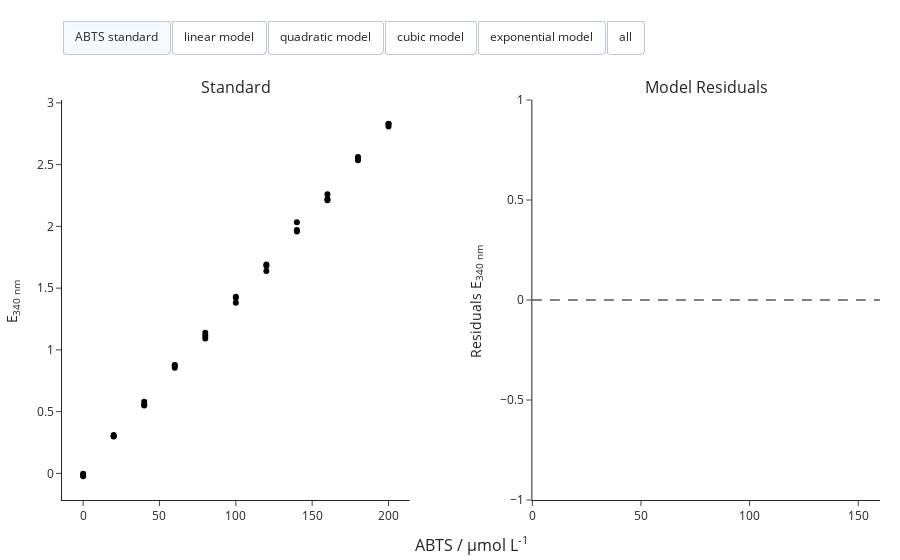

Source (notebook cell):
### Markdown cell above
## Model visualization

Models can be visualized, displaying the measured samples used for fitting of thee model, as well as the fitted model. Additionally, the residuals of the model are visualized.

### Code cell
# Visualize the models
calibrator.visualize()

### Figure 1 — Plotly figure (JSON) as saved in the notebook; plotly's stock layout.template omitted (floating-point values rounded to 4 significant figures; data arrays with more than 128 entries replaced by an {"elided": "..."} marker saying what was removed)
{"data": [{"customdata": ["ABTS standard"], "hovertemplate": "Signal: %{y:.2f}", "marker": {"color": "#000000"}, "mode": "markers", "name": "sample0", "showlegend": false, "type": "scatter", "visible": true, "x": [0], "xaxis": "x", "y": [-0.02302], "yaxis": "y"}, {"customdata": ["ABTS standard"], "hovertemplate": "Signal: %{y:.2f}", "marker": {"color": "#000000"}, "mode": "markers", "name": "sample1", "showlegend": false, "type": "scatter", "visible": true, "x": [0], "xaxis": "x", "y": [-0.01573], "yaxis": "y"}, {"customdata": ["ABTS standard"], "hovertemplate": "Signal: %{y:.2f}", "marker": {"color": "#000000"}, "mode": "markers", "name": "sample2", "showlegend": false, "type": "scatter", "visible": true, "x": [0], "xaxis": "x", "y": [-0.003649], "yaxis": "y"}, {"customdata": ["ABTS standard"], "hovertemplate": "Signal: %{y:.2f}", "marker": {"color": "#000000"}, "mode": "markers", "name": "sample3", "showlegend": false, "type": "scatter", "visible": true, "x": [20], "xaxis": "x", "y": [0.3012], "yaxis": "y"}, {"customdata": ["ABTS standard"], "hovertemplate": "Signal: %{y:.2f}", "marker": {"color": "#000000"}, "mode": "markers", "name": "sample4", "showlegend": false, "type": "scatter", "visible": true, "x": [20], "xaxis": "x", "y": [0.2984], "yaxis": "y"}, {"customdata": ["ABTS standard"], "hovertemplate": "Signal: %{y:.2f}", "marker": {"color": "#000000"}, "mode": "markers", "name": "sample5", "showlegend": false, "type": "scatter", "visible": true, "x": [20], "xaxis": "x", "y": [0.3117], "yaxis": "y"}, {"customdata": ["ABTS standard"], "hovertemplate": "Signal: %{y:.2f}", "marker": {"color": "#000000"}, "mode": "markers", "name": "sample6", "showlegend": false, "type": "scatter", "visible": true, "x": [40], "xaxis": "x", "y": [0.5553], "yaxis": "y"}, {"customdata": ["ABTS standard"], "hovertemplate": "Signal: %{y:.2f}", "marker": {"color": "#000000"}, "mode": "markers", "name": "sample7", "showlegend": false, "type": "scatter", "visible": true, "x": [40], "xaxis": "x", "y": [0.5491], "yaxis": "y"}, {"customdata": ["ABTS standard"], "hovertemplate": "Signal: %{y:.2f}", "marker": {"color": "#000000"}, "mode": "markers", "name": "sample8", "showlegend": false, "type": "scatter", "visible": true, "x": [40], "xaxis": "x", "y": [0.5794], "yaxis": "y"}, {"customdata": ["ABTS standard"], "hovertemplate": "Signal: %{y:.2f}", "marker": {"color": "#000000"}, "mode": "markers", "name": "sample9", "showlegend": false, "type": "scatter", "visible": true, "x": [60], "xaxis": "x", "y": [0.8767], "yaxis": "y"}, {"customdata": ["ABTS standard"], "hovertemplate": "Signal: %{y:.2f}", "marker": {"color": "#000000"}, "mode": "markers", "name": "sample10", "showlegend": false, "type": "scatter", "visible": true, "x": [60], "xaxis": "x", "y": [0.8547], "yaxis": "y"}, {"customdata": ["ABTS standard"], "hovertemplate": "Signal: %{y:.2f}", "marker": {"color": "#000000"}, "mode": "markers", "name": "sample11", "showlegend": false, "type": "scatter", "visible": true, "x": [60], "xaxis": "x", "y": [0.8758], "yaxis": "y"}, {"customdata": ["ABTS standard"], "hovertemplate": "Signal: %{y:.2f}", "marker": {"color": "#000000"}, "mode": "markers", "name": "sample12", "showlegend": false, "type": "scatter", "visible": true, "x": [80], "xaxis": "x", "y": [1.092], "yaxis": "y"}, {"customdata": ["ABTS standard"], "hovertemplate": "Signal: %{y:.2f}", "marker": {"color": "#000000"}, "mode": "markers", "name": "sample13", "showlegend": false, "type": "scatter", "visible": true, "x": [80], "xaxis": "x", "y": [1.114], "yaxis": "y"}, {"customdata": ["ABTS standard"], "hovertemplate": "Signal: %{y:.2f}", "marker": {"color": "#000000"}, "mode": "markers", "name": "sample14", "showlegend": false, "type": "scatter", "visible": true, "x": [80], "xaxis": "x", "y": [1.138], "yaxis": "y"}, {"customdata": ["ABTS standard"], "hovertemplate": "Signal: %{y:.2f}", "marker": {"color": "#000000"}, "mode": "markers", "name": "sample15", "showlegend": false, "type": "scatter", "visible": true, "x": [100], "xaxis": "x", "y": [1.422], "yaxis": "y"}, {"customdata": ["ABTS standard"], "hovertemplate": "Signal: %{y:.2f}", "marker": {"color": "#000000"}, "mode": "markers", "name": "sample16", "showlegend": false, "type": "scatter", "visible": true, "x": [100], "xaxis": "x", "y": [1.382], "yaxis": "y"}, {"customdata": ["ABTS standard"], "hovertemplate": "Signal: %{y:.2f}", "marker": {"color": "#000000"}, "mode": "markers", "name": "sample17", "showlegend": false, "type": "scatter", "visible": true, "x": [100], "xaxis": "x", "y": [1.43], "yaxis": "y"}, {"customdata": ["ABTS standard"], "hovertemplate": "Signal: %{y:.2f}", "marker": {"color": "#000000"}, "mode": "markers", "name": "sample18", "showlegend": false, "type": "scatter", "visible": true, "x": [120], "xaxis": "x", "y": [1.691], "yaxis": "y"}, {"customdata": ["ABTS standard"], "hovertemplate": "Signal: %{y:.2f}", "marker": {"color": "#000000"}, "mode": "markers", "name": "sample19", "showlegend": false, "type": "scatter", "visible": true, "x": [120], "xaxis": "x", "y": [1.638], "yaxis": "y"}, {"customdata": ["ABTS standard"], "hovertemplate": "Signal: %{y:.2f}", "marker": {"color": "#000000"}, "mode": "markers", "name": "sample20", "showlegend": false, "type": "scatter", "visible": true, "x": [120], "xaxis": "x", "y": [1.68], "yaxis": "y"}, {"customdata": ["ABTS standard"], "hovertemplate": "Signal: %{y:.2f}", "marker": {"color": "#000000"}, "mode": "markers", "name": "sample21", "showlegend": false, "type": "scatter", "visible": true, "x": [140], "xaxis": "x", "y": [2.034], "yaxis": "y"}, {"customdata": ["ABTS standard"], "hovertemplate": "Signal: %{y:.2f}", "marker": {"color": "#000000"}, "mode": "markers", "name": "sample22", "showlegend": false, "type": "scatter", "visible": true, "x": [140], "xaxis": "x", "y": [1.971], "yaxis": "y"}, {"customdata": ["ABTS standard"], "hovertemplate": "Signal: %{y:.2f}", "marker": {"color": "#000000"}, "mode": "markers", "name": "sample23", "showlegend": false, "type": "scatter", "visible": true, "x": [140], "xaxis": "x", "y": [1.959], "yaxis": "y"}, {"customdata": ["ABTS standard"], "hovertemplate": "Signal: %{y:.2f}", "marker": {"color": "#000000"}, "mode": "markers", "name": "sample24", "showlegend": false, "type": "scatter", "visible": true, "x": [160], "xaxis": "x", "y": [2.261], "yaxis": "y"}, {"customdata": ["ABTS standard"], "hovertemplate": "Signal: %{y:.2f}", "marker": {"color": "#000000"}, "mode": "markers", "name": "sample25", "showlegend": false, "type": "scatter", "visible": true, "x": [160], "xaxis": "x", "y": [2.212], "yaxis": "y"}, {"customdata": ["ABTS standard"], "hovertemplate": "Signal: %{y:.2f}", "marker": {"color": "#000000"}, "mode": "markers", "name": "sample26", "showlegend": false, "type": "scatter", "visible": true, "x": [160], "xaxis": "x", "y": [2.222], "yaxis": "y"}, {"customdata": ["ABTS standard"], "hovertemplate": "Signal: %{y:.2f}", "marker": {"color": "#000000"}, "mode": "markers", "name": "sample27", "showlegend": false, "type": "scatter", "visible": true, "x": [180], "xaxis": "x", "y": [2.562], "yaxis": "y"}, {"customdata": ["ABTS standard"], "hovertemplate": "Signal: %{y:.2f}", "marker": {"color": "#000000"}, "mode": "markers", "name": "sample28", "showlegend": false, "type": "scatter", "visible": true, "x": [180], "xaxis": "x", "y": [2.55], "yaxis": "y"}, {"customdata": ["ABTS standard"], "hovertemplate": "Signal: %{y:.2f}", "marker": {"color": "#000000"}, "mode": "markers", "name": "sample29", "showlegend": false, "type": "scatter", "visible": true, "x": [180], "xaxis": "x", "y": [2.535], "yaxis": "y"}, {"customdata": ["ABTS standard"], "hovertemplate": "Signal: %{y:.2f}", "marker": {"color": "#000000"}, "mode": "markers", "name": "sample30", "showlegend": false, "type": "scatter", "visible": true, "x": [200], "xaxis": "x", "y": [2.831], "yaxis": "y"}, {"customdata": ["ABTS standard"], "hovertemplate": "Signal: %{y:.2f}", "marker": {"color": "#000000"}, "mode": "markers", "name": "sample31", "showlegend": false, "type": "scatter", "visible": true, "x": [200], "xaxis": "x", "y": [2.829], "yaxis": "y"}, {"customdata": ["ABTS standard"], "hovertemplate": "Signal: %{y:.2f}", "marker": {"color": "#000000"}, "mode": "markers", "name": "sample32", "showlegend": false, "type": "scatter", "visible": true, "x": [200], "xaxis": "x", "y": [2.808], "yaxis": "y"}, {"customdata": ["linear model"], "hovertemplate": "Signal: %{y:.2f}", "marker": {"color": "#636EFA"}, "mode": "lines", "name": "linear model", "type": "scatter", "visible": false, "x": {"elided": "135 float values"}, "xaxis": "x", "y": {"elided": "135 float values"}, "yaxis": "y"}, {"customdata": ["linear model"], "hoverinfo": "skip", "hovertemplate": "Signal: %{y:.2f}", "marker": {"color": "#636EFA"}, "mode": "markers", "name": "Residuals", "type": "scatter", "visible": false, "x": [0, 0, 0, 20, 20, 20, 40, 40, 40, 60, 60, 60, 80, 80, 80, 100, 100, 100, 120, 120, 120, 140, 140, 140, 160, 160, 160], "xaxis": "x2", "y": [-0.02302, -0.01573, -0.003649, 0.02018, 0.01735, 0.03067, -0.006805, -0.01301, 0.01729, 0.03354, 0.01149, 0.03259, -0.03268, -0.01021, 0.01362, 0.01634, -0.02309, 0.0251, 0.004476, -0.04819, -0.006391, 0.0665, 0.003295, -0.00846, 0.01248, -0.03623, -0.02618], "yaxis": "y2"}, {"customdata": ["linear model"], "hovertemplate": "Signal: %{y:.2f}", "line": {"color": "grey", "dash": "dash", "width": 2}, "showlegend": false, "type": "scatter", "visible": true, "x": [0, 0, 0, 20, 20, 20, 40, 40, 40, 60, 60, 60, 80, 80, 80, 100, 100, 100, 120, 120, 120, 140, 140, 140, 160, 160, 160], "xaxis": "x2", "y": [0, 0, 0, 0, 0, 0, 0, 0, 0, 0, 0, 0, 0, 0, 0, 0, 0, 0, 0, 0, 0, 0, 0, 0, 0, 0, 0], "yaxis": "y2"}, {"customdata": ["quadratic model"], "hovertemplate": "Signal: %{y:.2f}", "marker": {"color": "#EF553B"}, "mode": "lines", "name": "quadratic model", "type": "scatter", "visible": false, "x": {"elided": "135 float values"}, "xaxis": "x", "y": {"elided": "135 float values"}, "yaxis": "y"}, {"customdata": ["quadratic model"], "hoverinfo": "skip", "hovertemplate": "Signal: %{y:.2f}", "marker": {"color": "#EF553B"}, "mode": "markers", "name": "Residuals", "type": "scatter", "visible": false, "x": [0, 0, 0, 20, 20, 20, 40, 40, 40, 60, 60, 60, 80, 80, 80, 100, 100, 100, 120, 120, 120, 140, 140, 140, 160, 160, 160], "xaxis": "x2", "y": [-0.02302, -0.01573, -0.003649, 0.01605, 0.01322, 0.02654, -0.01352, -0.01972, 0.01057, 0.02578, 0.003734, 0.02483, -0.03994, -0.01747, 0.006361, 0.01112, -0.02831, 0.01988, 0.002842, -0.04983, -0.008025, 0.07, 0.006789, -0.004965, 0.02265, -0.02607, -0.01601], "yaxis": "y2"}, {"customdata": ["quadratic model"], "hovertemplate": "Signal: %{y:.2f}", "line": {"color": "grey", "dash": "dash", "width": 2}, "showlegend": false, "type": "scatter", "visible": true, "x": [0, 0, 0, 20, 20, 20, 40, 40, 40, 60, 60, 60, 80, 80, 80, 100, 100, 100, 120, 120, 120, 140, 140, 140, 160, 160, 160], "xaxis": "x2", "y": [0, 0, 0, 0, 0, 0, 0, 0, 0, 0, 0, 0, 0, 0, 0, 0, 0, 0, 0, 0, 0, 0, 0, 0, 0, 0, 0], "yaxis": "y2"}, {"customdata": ["cubic model"], "hovertemplate": "Signal: %{y:.2f}", "marker": {"color": "#00CC96"}, "mode": "lines", "name": "cubic model", "type": "scatter", "visible": false, "x": {"elided": "135 float values"}, "xaxis": "x", "y": {"elided": "135 float values"}, "yaxis": "y"}, {"customdata": ["cubic model"], "hoverinfo": "skip", "hovertemplate": "Signal: %{y:.2f}", "marker": {"color": "#00CC96"}, "mode": "markers", "name": "Residuals", "type": "scatter", "visible": false, "x": [0, 0, 0, 20, 20, 20, 40, 40, 40, 60, 60, 60, 80, 80, 80, 100, 100, 100, 120, 120, 120, 140, 140, 140, 160, 160, 160], "xaxis": "x2", "y": [-0.02302, -0.01573, -0.003649, 0.01209, 0.009264, 0.02258, -0.01784, -0.02404, 0.006255, 0.02339, 0.00134, 0.02244, -0.03944, -0.01696, 0.006866, 0.01419, -0.02524, 0.02294, 0.006824, -0.04585, -0.004043, 0.07193, 0.008726, -0.003028, 0.01827, -0.03044, -0.02039], "yaxis": "y2"}, {"customdata": ["cubic model"], "hovertemplate": "Signal: %{y:.2f}", "line": {"color": "grey", "dash": "dash", "width": 2}, "showlegend": false, "type": "scatter", "visible": true, "x": [0, 0, 0, 20, 20, 20, 40, 40, 40, 60, 60, 60, 80, 80, 80, 100, 100, 100, 120, 120, 120, 140, 140, 140, 160, 160, 160], "xaxis": "x2", "y": [0, 0, 0, 0, 0, 0, 0, 0, 0, 0, 0, 0, 0, 0, 0, 0, 0, 0, 0, 0, 0, 0, 0, 0, 0, 0, 0], "yaxis": "y2"}, {"customdata": ["exponential model"], "hovertemplate": "Signal: %{y:.2f}", "marker": {"color": "#AB63FA"}, "mode": "lines", "name": "exponential model", "type": "scatter", "visible": false, "x": {"elided": "135 float values"}, "xaxis": "x", "y": {"elided": "135 float values"}, "yaxis": "y"}, {"customdata": ["exponential model"], "hoverinfo": "skip", "hovertemplate": "Signal: %{y:.2f}", "marker": {"color": "#AB63FA"}, "mode": "markers", "name": "Residuals", "type": "scatter", "visible": false, "x": [0, 0, 0, 20, 20, 20, 40, 40, 40, 60, 60, 60, 80, 80, 80, 100, 100, 100, 120, 120, 120, 140, 140, 140, 160, 160, 160], "xaxis": "x2", "y": [-0.4141, -0.4068, -0.3948, -0.1901, -0.1929, -0.1796, -0.06185, -0.06806, -0.03776, 0.1014, 0.07939, 0.1005, 0.1176, 0.1401, 0.1639, 0.1982, 0.1588, 0.207, 0.154, 0.1013, 0.1431, 0.1033, 0.04009, 0.02834, -0.1643, -0.213, -0.2029], "yaxis": "y2"}, {"customdata": ["exponential model"], "hovertemplate": "Signal: %{y:.2f}", "line": {"color": "grey", "dash": "dash", "width": 2}, "showlegend": false, "type": "scatter", "visible": true, "x": [0, 0, 0, 20, 20, 20, 40, 40, 40, 60, 60, 60, 80, 80, 80, 100, 100, 100, 120, 120, 120, 140, 140, 140, 160, 160, 160], "xaxis": "x2", "y": [0, 0, 0, 0, 0, 0, 0, 0, 0, 0, 0, 0, 0, 0, 0, 0, 0, 0, 0, 0, 0, 0, 0, 0, 0, 0, 0], "yaxis": "y2"}], "layout": {"annotations": [{"font": {"size": 16}, "showarrow": false, "text": "Standard", "x": 0.2125, "xanchor": "center", "xref": "paper", "y": 1, "yanchor": "bottom", "yref": "paper"}, {"font": {"size": 16}, "showarrow": false, "text": "Model Residuals", "x": 0.7875, "xanchor": "center", "xref": "paper", "y": 1, "yanchor": "bottom", "yref": "paper"}, {"font": {"size": 16}, "showarrow": false, "text": "ABTS / µmol L<sup>-1</sup>", "x": 0.5, "xanchor": "center", "xref": "paper", "y": 0, "yanchor": "top", "yref": "paper", "yshift": -30}], "margin": {"b": 60, "l": 20, "r": 20, "t": 100}, "updatemenus": [{"active": 0, "buttons": [{"args": [{"visible": [true, true, true, true, true, true, true, true, true, true, true, true, true, true, true, true, true, true, true, true, true, true, true, true, true, true, true, true, true, true, true, true, true, false, false, false, false, false, false, false, false, false, false, false, false]}], "label": "ABTS standard", "method": "update"}, {"args": [{"title": "linear model", "visible": [true, true, true, true, true, true, true, true, true, true, true, true, true, true, true, true, true, true, true, true, true, true, true, true, true, true, true, true, true, true, true, true, true, true, true, true, false, false, false, false, false, false, false, false, false]}], "label": "linear model", "method": "update"}, {"args": [{"title": "quadratic model", "visible": [true, true, true, true, true, true, true, true, true, true, true, true, true, true, true, true, true, true, true, true, true, true, true, true, true, true, true, true, true, true, true, true, true, false, false, false, true, true, true, false, false, false, false, false, false]}], "label": "quadratic model", "method": "update"}, {"args": [{"title": "cubic model", "visible": [true, true, true, true, true, true, true, true, true, true, true, true, true, true, true, true, true, true, true, true, true, true, true, true, true, true, true, true, true, true, true, true, true, false, false, false, false, false, false, true, true, true, false, false, false]}], "label": "cubic model", "method": "update"}, {"args": [{"title": "exponential model", "visible": [true, true, true, true, true, true, true, true, true, true, true, true, true, true, true, true, true, true, true, true, true, true, true, true, true, true, true, true, true, true, true, true, true, false, false, false, false, false, false, false, false, false, true, true, true]}], "label": "exponential model", "method": "update"}, {"args": [{"visible": [true, true, true, true, true, true, true, true, true, true, true, true, true, true, true, true, true, true, true, true, true, true, true, true, true, true, true, true, true, true, true, true, true, true, true, true, true, true, true, true, true, true, true, true, true]}], "label": "all", "method": "update"}], "direction": "right", "type": "buttons", "x": 0, "xanchor": "left", "y": 1.2, "yanchor": "top"}], "xaxis": {"anchor": "y", "domain": [0, 0.425]}, "xaxis2": {"anchor": "y2", "domain": [0.575, 1]}, "yaxis": {"anchor": "x", "domain": [0, 1], "title": {"text": "E<sub>340 nm <sub>"}}, "yaxis2": {"anchor": "x2", "domain": [0, 1], "title": {"text": "Residuals E<sub>340 nm <sub>"}}}}
